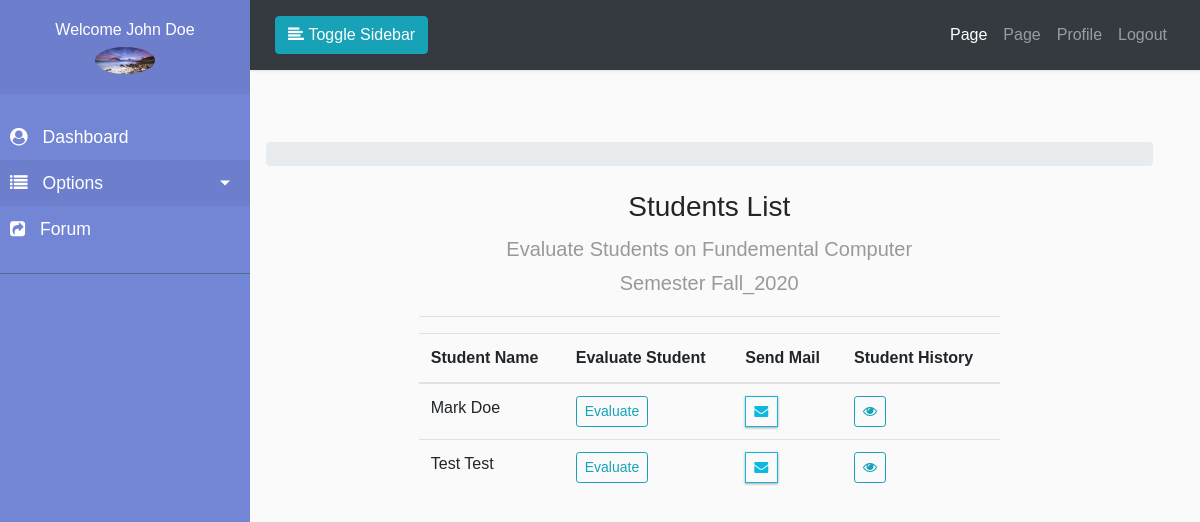
The app's page /course/teacher/course/details/1/1 (signed in) with its own data.
### accounts/models.py (models this page shows, shortened)
class Profile(models.Model):
    USERTYPE_CHOICES = (
        ('0', 'Teacher'),
        ('1', 'Student'),
    )
    user = models.OneToOneField(
        User, on_delete=models.CASCADE, related_name='user_profile')
    profile_pic = models.ImageField(
        upload_to="profile/%Y/%m/%d/", default="profile/default.png")
    phone_number = models.CharField(max_length=15, default='01xxxxxxxxxx')
    address = models.CharField(default='Your Address', max_length=255)
    user_type = models.CharField(max_length=10, choices=USERTYPE_CHOICES)
    email_confirmed = models.BooleanField(default=False)
    active = models.BooleanField(default=False)

class Student(models.Model):
    student = models.OneToOneField(
        User, on_delete=models.CASCADE, related_name='user_student')
    department = models.ForeignKey(
        Department, on_delete=models.CASCADE, related_name='department_student')
    faculty = models.ForeignKey(
        Faculty, on_delete=models.CASCADE, related_name='faculty_student')

### course/models.py (models this page shows, shortened)
class Course(models.Model):
    semester = models.ForeignKey(
        Semester, on_delete=models.CASCADE, related_name='semester_courses')
    department = models.ForeignKey(
        Department, on_delete=models.CASCADE, related_name='department_courses')
    course_name = models.CharField(max_length=150)
    course_code = models.CharField(max_length=150)
    course_image = models.ImageField(upload_to="course/%Y/%m/%d/")
    course_credit = models.IntegerField()

class StudentCourse(models.Model):
    courses = models.ManyToManyField(Course, related_name='student_courses')
    student = models.ForeignKey(
        Student, on_delete=models.CASCADE, related_name='student_course')
    semester = models.ForeignKey(
        Semester, on_delete=models.CASCADE, related_name='semester_student_course')
    active = models.BooleanField(default=False)

### session/models.py (models this page shows, shortened)
class Semester(models.Model):
	semester_name = models.CharField(max_length=50)
	semester_year = models.CharField(max_length=50)
	semester_full_name = models.CharField(max_length=150)
	active = models.BooleanField(default=False)

### course/views.py (the view)
class TeacherCourseDetails(AictiveTeacherRequiredMixin, View):
    def get(self, request, *args, **kwargs):
        course_id = kwargs.get('course_id')
        semester_id = kwargs.get('semester_id')
        course_obj = get_object_or_404(Course, id=course_id)
        semester_obj = get_object_or_404(Semester, id=semester_id)
        all_students = StudentCourse.objects.filter(
            courses=course_obj, active=True)
        context = {
            'title': course_obj.course_name,
            'all_students': all_students,
            'course_obj': course_obj,
            'semester_obj': semester_obj
        }
        return render(request, 'accounts/teacher/teacher_course_details.html', context)

### accounts/mixins.py (called while the page is built)
	def dispatch(self, request, *args, **kwargs):
		if request.user.is_authenticated and request.user.user_profile.active and request.user.user_profile.user_type=='0':
			return super().dispatch(request, *args, **kwargs)
		else:
			messages.error(request, ('Sorry You Are Not Teacher'))
			return redirect('accounts:login')

### pages/context_processor.py (called while the page is built)
def slider(request):
    all_slider = SliderImage.objects.all()
    return {'all_slider': all_slider}

### templates/accounts/teacher/teacher_course_details.html (shortened to what this page needs)
{% extends "dash_base.html" %}
{% block sidebar %}
    {% include '../../partials/teacher/_sidebar.html' %}
{% endblock sidebar %}
{% block maincontent %}
        <div class="row">
            <div class="col-md-8 mx-auto">
                <h3 class="text-center">Students List</h3>
                <p class="text-center lead">
                    Evaluate Students on {{course_obj.course_name}} <br>
                    Semester <strong>{{semester_obj.semester_full_name}}</strong>
                </p>
                <hr>
                    <table class="table table-hover table-inverse">
                        <thead>
                            <tr>
                                <th>Student Name</th>
                                <th>Evaluate Student</th>
                                <th>Send Mail</th>
                                <th>Student History</th>
                            </tr>
                        </thead>
                        <tbody>
                            {% for student in all_students.all %}
                            <tr>
                                <td>{{student.student.student.get_full_name}}</td>
                                <td>
                                    <a class="btn btn-sm btn-outline-info" href="{% url 'course:evaluate_student' student_id=student.student.student.id course_id=course_obj.id semester_id=semester_obj.id  %}">Evaluate</a>
                                </td>
                                <td>
                                    <a class="btn btn-sm btn-outline-primary" href="{% url 'accounts:send_mail' to=student.student.student.id  %}">
                                        <i class="fa fa-envelope"></i>
                                    </a>
                                </td>
                                <td>
                                    <a class="btn btn-sm btn-outline-info" href="{% url 'course:student_history' student_id=student.student.student.id course_id=course_obj.id semester_id=semester_obj.id  %}">
                                        <i class="fa fa-eye"></i>
                                    </a>
                                </td>
                            </tr>
                            {% endfor %}
                        </tbody>
                    </table>
            </div>
        </div>
{% endblock maincontent %}

### templates/partials/teacher/_sidebar.html (shortened to what this page needs)
{% load static %}
<nav id="sidebar">
            <div class="sidebar-header text-center">
                <h6>Welcome {{user.get_full_name}}</h6>
                <img src="{{user.user_profile.profile_pic.url}}" alt="" width="60px" class="rounded-circle text-center">
            </div>
            <ul class="list-unstyled components">
                 <li>
                    <a href="{% url 'accounts:dashboard' %}">
                        <i class="fa fa-user-circle"></i>
                        Dashboard
                    </a>
                </li>
                <li class="active">
                    <a href="#homeSubmenu" data-toggle="collapse" aria-expanded="false" class="dropdown-toggle">
                        <i class="fa fa-list"></i>
                        Options
                    </a>
                </li>
                <li>
                    <a href="{% url 'boards:home' %}">
                        <i class="fa fa-share-square"></i>
                        Forum
                    </a>
                </li>
            </ul>
            <ul class="list-unstyled CTAs">
            </ul>
        </nav>

### myproject/static/front/css/style.css (style rules this page uses)
.btn-outline-primary { border-color: #0DB8DE; color: #0DB8DE; border-radius: 0px; font-weight: bold; letter-spacing: 1px; box-shadow: 0 1px 3px rgba(0, 0, 0, 0.12), 0 1px 2px rgba(0, 0, 0, 0.24); }
body { font-family: 'Poppins', sans-serif; background: #fafafa; }
p { font-family: 'Poppins', sans-serif; font-size: 1.1em; font-weight: 300; line-height: 1.7em; color: #999; }
a, a:hover, a:focus { color: inherit; text-decoration: none; transition: all 0.3s; }
i, span { display: inline-block; }
#sidebar { min-width: 250px; max-width: 250px; background: #7386D5; color: #fff; transition: all 0.3s; }
#sidebar ul li a { text-align: left; }
#sidebar .sidebar-header { padding: 20px; background: #6d7fcc; }
#sidebar ul.components { padding: 20px 0; border-bottom: 1px solid #47748b; }
#sidebar ul li a { padding: 10px; font-size: 1.1em; display: block; }
#sidebar ul li a i { margin-right: 10px; }
#sidebar ul li.active>a, a[aria-expanded="true"] { color: #fff; background: #6d7fcc; }
a[data-toggle="collapse"] { position: relative; }
.dropdown-toggle::after { display: block; position: absolute; top: 50%; right: 20px; transform: translateY(-50%); }
ul.CTAs { padding: 20px; }

### records on screen
Course: course_name "Fundemental Computer"
Semester: semester_full_name "Fall_2020"
StudentCourse: student.student.get_full_name "Mark Doe"
StudentCourse: student.student.get_full_name "Test Test"

### other values on screen
{{ user.get_full_name }} "John Doe"
